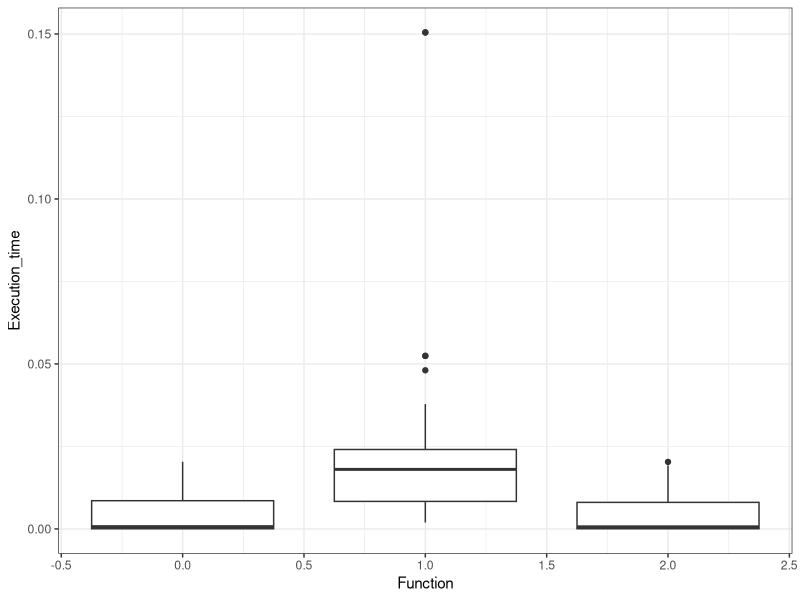

The R source for this figure:
## ---- chunk 1
knitr::opts_chunk$set(echo = TRUE)
library(tidyverse)
library(dplyr)
library(ggplot2)
get_hostname <- function(){
  return(gsub(" ", "", as.character(Sys.info()["nodename"])))
}
## ---- chunk 2
number_of_repetitions <- c(0:10)
sizes <- c("100","500", "1000","5000", "10000","50000", "100000")
## ---- chunk 3
experiments <- crossing(number_of_repetitions, sizes) #pseudo-replication
experiments <- experiments[sample(1:nrow(experiments)), ]#randomization
experiments
## ---- chunk 4
# store the experiments parameters in a csv file
write.csv(experiments, "../data/nour_2023-01-03/experiments.csv", row.names=FALSE)
## ---- chunk 5
df <- read.csv(file="../data/nour_2023-01-03/measurements.csv", sep=",",header = FALSE)
names(df) <- c('Size','Function','Execution_time')
summary(df)
## ---- chunk 6
sample_means <- df %>% group_by(Function) %>% summarise(Sn=mean(`Execution_time`))
sample_means
## ---- chunk 7
ggplot(data=df,aes(x=Function,y=Execution_time, group=factor(Function)))+ geom_boxplot() + theme_bw()
## ---- chunk 8
min_1 <-min(df$Execution_time[df$Function==1])
max_0 <- max(df$Execution_time[df$Function==0])
max_2 <- max(df$Execution_time[df$Function==2])
print(paste(min_1,max_0,max_2))
## ---- chunk 9
df_0<-df$Execution_time[df$Function==0]
df_1<-df$Execution_time[df$Function==1]
df_2<-df$Execution_time[df$Function==2]
cat("Var(1-0): ",var(df_1-df_0))
cat("\nVar(1): ",var(df_1))
cat("\nVar(0): ",var(df_0))
## ---- chunk 10
cat("Var(1-2): ",var(df_1-df_2))
cat("\nVar(1): ",var(df_1))
cat("\nVar(2): ",var(df_2))
